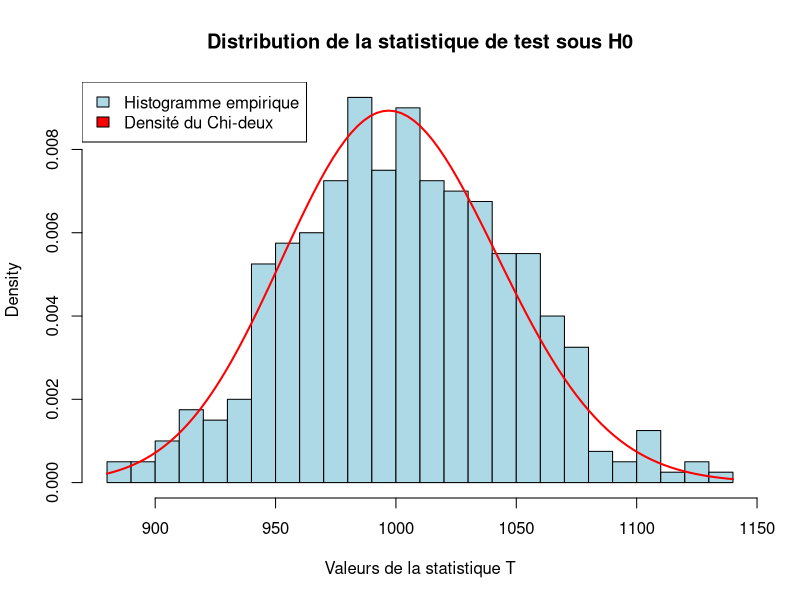

Generate this figure with R:
#Paramètres initiaux
mu <- 0
sigma2_0 <- 1
alpha <- 0.05
n_sim  <- 400
n_values <- c(50, 100, 200, 500, 1000)


simulate_test <- function(n, sigma2_actual, sigma2_0, alpha, n_sim) {
  rejets <- 0
  for(i in 1:n_sim) {
    echantillon <- rnorm(n, mean = mu, sd = sqrt(sigma2_actual))
    S2 <- var(echantillon)
    T_stat <- (n - 1) * S2 / sigma2_0
    
    q_inf <- qchisq(alpha / 2, df = n - 1)
    q_sup <- qchisq(1 - alpha / 2, df = n - 1)
    
    if(T_stat < q_inf | T_stat > q_sup) {
      rejets <- rejets + 1
    }
  }
  return((rejets / n_sim) * 100)
}

empirique <- sapply(n_values, function(n) simulate_test(n, sigma2_0, sigma2_0, alpha, n_sim))
resultats_H0 <- data.frame(Taille_n = n_values, Rejet_Pourcentage = empirique)
print(resultats_H0)


n_graph <- 1000
T_valeurs <- numeric(n_sim)

for(i in 1:n_sim) {
  echantillon <- rnorm(n_graph, mean = mu, sd = sqrt(sigma2_0))
  T_valeurs[i] <- (n_graph - 1) * var(echantillon) / sigma2_0
}

hist(T_valeurs, breaks = 30, probability = TRUE,
     main = "Distribution de la statistique de test sous H0",
     xlab = "Valeurs de la statistique T", col = "lightblue"
     )

curve(dchisq(x, df = n_graph - 1), add = TRUE, col = "red", lwd=2)
legend("topleft", legend = c("Histogramme empirique", "Densité du Chi-deux"), fill = c("lightblue", "red"))


epsilons <- c(0.05, 0.2, 0.5)
matrice <- matrix(0, nrow = length(epsilons), ncol = length(n_values))
rownames(matrice) <- paste("Epsilon = ", epsilons)
colnames(matrice) <- paste("n =", n_values)

for(i in 1:length(epsilons)) {
  for (j in 1: length(n_values)) {
    sigma2_actual <- sigma2_0 + epsilons[i]
    matrice[i, j] <- simulate_test(n_values[j], sigma2_actual, sigma2_0, alpha, n_sim)
  }
}

print(matrice)
